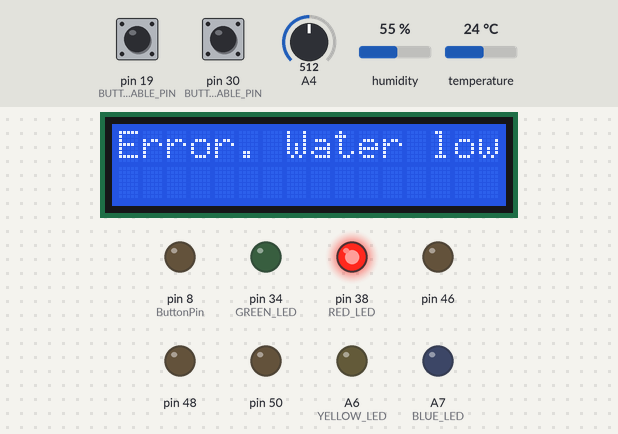
A sketch run on a simulated Arduino Mega 2560, built with avr-gcc and run on an emulated ATmega2560. On the bench: 16×2 character LCD, output pins drawn as LEDs (lit = HIGH). The inputs (shaded band) are chosen by the test bench; at power-on: A4 = 512, pin 30 (BUTTON_DISABLE_PIN) LOW, pin 19 (BUTTON_ENABLE_PIN) LOW, humidity 55 %, temperature 24 °C. The local clock reads 2024-03-15 10:24:30 at power-on unless the sketch sets it; what the sketch prints to the serial monitor is not drawn.

Above: at 1.2 s.
1.3 s: A4 set to 684
2.8 s: A4 set to 716
At 4.6 s:
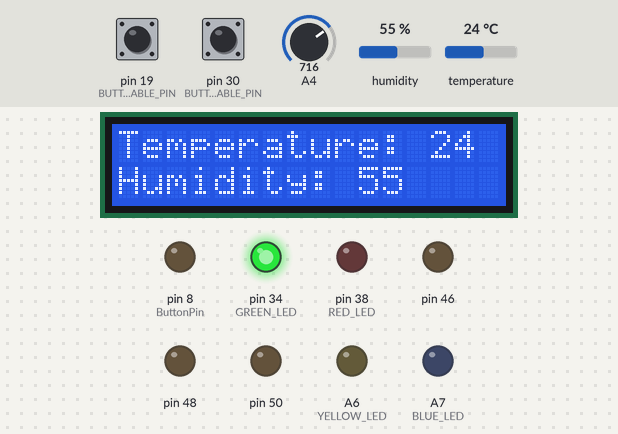
4.9 s: pin 30 (BUTTON_DISABLE_PIN) pulled HIGH for 0.15 s
At 6.0 s:
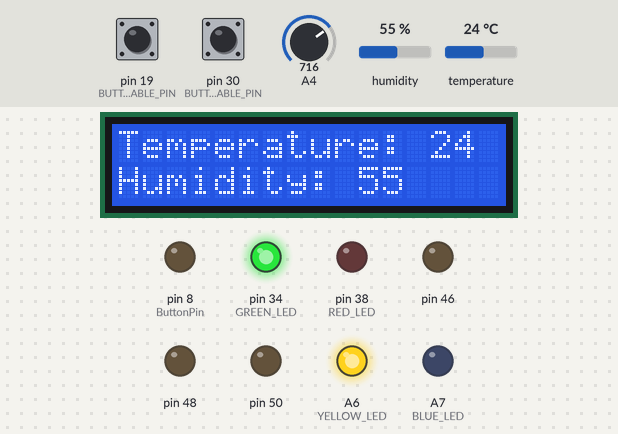
6.5 s: pin 19 (BUTTON_ENABLE_PIN) pulled HIGH for 0.15 s
At 7.5 s:
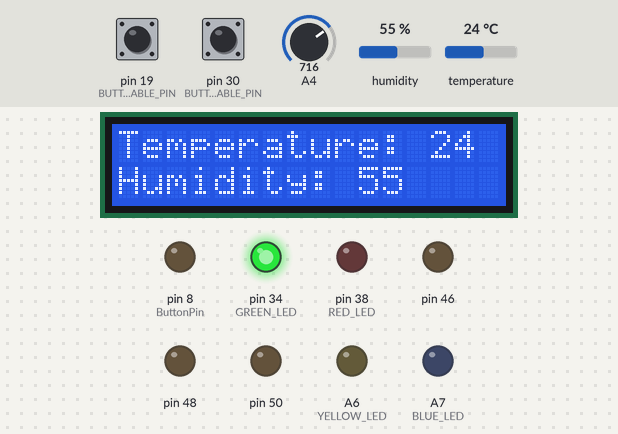
8.1 s: pin 30 (BUTTON_DISABLE_PIN) pulled HIGH for 1 s
At 9.4 s:
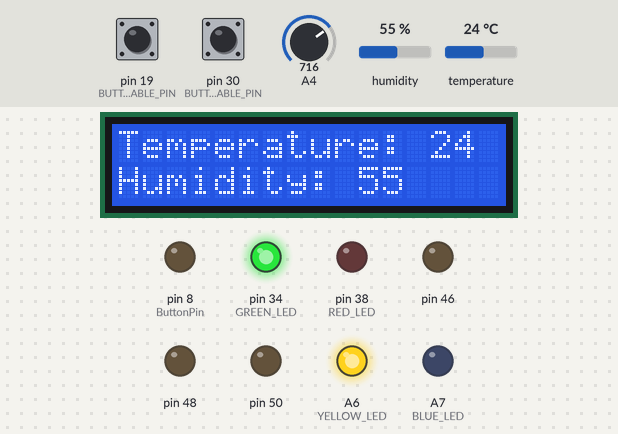
Timing chart, 0 to 11.1 s (numbered marks = the images above; inputs shaded):
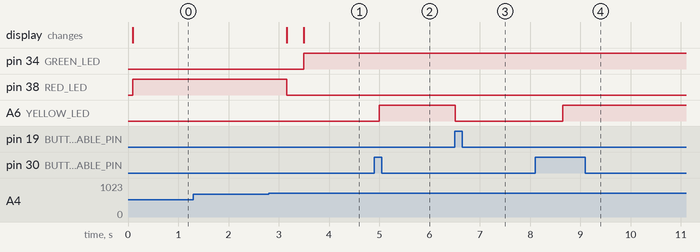

Measured:
- the behaviour switches between 700 and 701 on A4 (found by bisection; images 0 and 1)
- after the input at 1.3 s, every drawn part: stays the same
- after the input at 2.8 s, pin 34 (GREEN_LED): LOW → HIGH after 0.69 s; pin 38 (RED_LED): HIGH → LOW after 0.36 s; the display: first changes after 0.36 s (image 1 shows a later state)
- after the input at 4.9 s, A6 (YELLOW_LED): LOW → HIGH after 0.10 s
- after the input at 6.5 s, A6 (YELLOW_LED): HIGH → LOW at once
- after the input at 8.1 s, A6 (YELLOW_LED): LOW → HIGH after 0.55 s

The sketch:

Part2.ino
```cpp
#include <LiquidCrystal.h>
#include <Stepper.h>
#include <DFRobot_DHT11.h>
#include <RTClib.h>

#define STEPS 500
#define DHT11_PIN 52
#define DHTTYPE DHT11

class WaterLevelSensor;
class FanMotor;
class SwampCooler;

//pins
const int ButtonPin = 8;

const int LCD_RS = 2;
const int LCD_E = 3;
const int LCD_D4 = 4;
const int LCD_D5 = 5;
const int LCD_D6 = 6;
const int LCD_D7 = 7;

const int STEPPER_N1 = 10;
const int STEPPER_N2 = 11;
const int STEPPER_N3 = 12;
const int STEPPER_N4 = 13;

const int FAN_ENABLE = 46;
const int FAN_DIRA = 48;
const int FAN_DIRB = 50;

const int SENSOR_PIN = B00000100;

const int BUTTON_DISABLE_PIN = 30;
const int BUTTON_ENABLE_PIN = 19;

const int GREEN_LED = 34;
const int RED_LED = 38;
const int YELLOW_LED = A6;
const int BLUE_LED = A7;

//state
int buttonState = 0;

//Modules
//LiquidCrystal lcd(LCD_RS, LCD_E, LCD_D4, LCD_D5, LCD_D6, LCD_D7);
//Stepper stepper(STEPS, STEPPER_N1, STEPPER_N2, STEPPER_N3, STEPPER_N4);

class WaterLevelSensor {

  private:
    int myPin;

  public:
    WaterLevelSensor(int pin) : myPin(pin) {}
    int getReading() {
      int ans = 0;

      ADMUX |= myPin; // Read pin
      ADMUX |= B11000000; //REFS1 and REFS0 to 1 to read from internal volt reference
      ADCSRA |= B11000000; //ADEN and ADSC set to 1 to begin conversion

      while (bit_is_set(ADCSRA, ADCSRA >> 6)); // wait for conversion to finish

      ans = ADCL | (ADCH << 8);

      return ans;
    }
};

class FanMotor {

    public:
      FanMotor(){
        DDRL |= B00001010;
        DDRB |= B00001000;}
      void turnOn()
      {
          PORTL |= B00001010;
          PORTB &= !B00000000;
      }
      void turnOff()
      {
        PORTL &= !B00000010;
      }


  };

LiquidCrystal lcd(LCD_RS, LCD_E, LCD_D4, LCD_D5, LCD_D6, LCD_D7);
Stepper stepper(STEPS, STEPPER_N1, STEPPER_N2, STEPPER_N3, STEPPER_N4);
DFRobot_DHT11 DHT;
FanMotor fan;
WaterLevelSensor sensor(SENSOR_PIN);
RTC_DS1307 rtc;

char currState = 'I';
unsigned long timeElapsed = millis();
bool isStarting = true;
volatile int buttonFlag;

 void ISR_Enable()
{
  buttonFlag = 1;
}

char daysOfTheWeek[7][12] = {"Sunday", "Monday", "Tuesday", "Wednesday", "Thursday", "Friday", "Saturday"};

void setup() {

  pinMode(BUTTON_DISABLE_PIN, INPUT);
  pinMode(BUTTON_ENABLE_PIN, INPUT);
  pinMode(GREEN_LED, OUTPUT);
  pinMode(RED_LED, OUTPUT);
  pinMode(YELLOW_LED, OUTPUT);
  pinMode(BLUE_LED, OUTPUT);

  attachInterrupt(digitalPinToInterrupt(BUTTON_ENABLE_PIN), ISR_Enable, HIGH);


  DDRH |= B00100000;

  lcd.begin(16, 2);
  stepper.setSpeed(30);

  Serial.begin(9600);
  if (! rtc.begin()) {
    Serial.println("Couldn't find RTC");
    Serial.flush();
    while (1) delay(10);
    }

  if (! rtc.isrunning()) {
    Serial.println("RTC is NOT running, let's set the time!");
    rtc.adjust(DateTime(F(__DATE__), F(__TIME__)));
    }
}

void loop()
{
    DateTime now = rtc.now();
    int value = sensor.getReading();

    if (digitalRead(BUTTON_DISABLE_PIN) == HIGH)
    {
      Serial.print("Disabled state entered at: ");
      Serial.print(now.year(), DEC);
      Serial.print('/');
      Serial.print(now.month(), DEC);
      Serial.print('/');
      Serial.print(now.day(), DEC);
      Serial.print(' ');
      Serial.print(now.hour(), DEC);
      Serial.print(':');
      Serial.print(now.minute(), DEC);
      Serial.println();

      currState = 'D';
    }


    if (currState != 'D')
    {
      digitalWrite(YELLOW_LED, LOW);

      if (millis() - timeElapsed >= 60000 || isStarting == true)
      {

        if (isStarting == true) {isStarting = false;}
        DHT.read(DHT11_PIN);

        lcd.setCursor(0,0);
        lcd.print("Temperature: ");
        lcd.print(DHT.temperature);
        lcd.setCursor(0,1);
        lcd.print("Humidity: ");
        lcd.print(DHT.humidity);
        timeElapsed = millis();
      }

//        DHT.read(DHT11_PIN);
//
//        lcd.setCursor(0,0);
//        lcd.print("Temperature: ");
//        lcd.print(DHT.temperature);
//        lcd.setCursor(0,1);
//        lcd.print("Humidity: ");
//        lcd.print(DHT.humidity);


      if (currState == 'I')
      {

        fan.turnOff();

        digitalWrite(GREEN_LED, HIGH);

        if (value <= 700)
        {

          Serial.print("Error state entered at: ");
          Serial.print(now.year(), DEC);
          Serial.print('/');
          Serial.print(now.month(), DEC);
          Serial.print('/');
          Serial.print(now.day(), DEC);
          Serial.print(' ');
          Serial.print(now.hour(), DEC);
          Serial.print(':');
          Serial.print(now.minute(), DEC);
          Serial.println();
          digitalWrite(GREEN_LED, LOW);
          currState = 'E';

        }

        if (currState == 'I' && DHT.temperature >= 28)
        {
          Serial.print("Running state entered at: ");
          Serial.print(now.year(), DEC);
          Serial.print('/');
          Serial.print(now.month(), DEC);
          Serial.print('/');
          Serial.print(now.day(), DEC);
          Serial.print(' ');
          Serial.print(now.hour(), DEC);
          Serial.print(':');
          Serial.print(now.minute(), DEC);
          Serial.println();
          digitalWrite(GREEN_LED, LOW);
          currState = 'R';
        }
      }

      if (currState == 'E')
      {

        lcd.setCursor(0,0);
        lcd.print("Error. Water low");
        lcd.setCursor(0,1);
        lcd.print("                ");

        digitalWrite(RED_LED, HIGH);
        fan.turnOff();

        if (value > 700)
        {
          currState = 'I';

          Serial.print("Idle state entered at: ");
          Serial.print(now.year(), DEC);
          Serial.print('/');
          Serial.print(now.month(), DEC);
          Serial.print('/');
          Serial.print(now.day(), DEC);
          Serial.print(' ');
          Serial.print(now.hour(), DEC);
          Serial.print(':');
          Serial.print(now.minute(), DEC);
          Serial.println();
          digitalWrite(RED_LED, LOW);
          isStarting = true;

          lcd.clear();
        }
      }

      if (currState == 'R')
      {
        fan.turnOn();

        digitalWrite(BLUE_LED, HIGH);


        if (value <= 700)
        {

          Serial.print("Error state entered at: ");
          Serial.print(now.year(), DEC);
          Serial.print('/');
          Serial.print(now.month(), DEC);
          Serial.print('/');
          Serial.print(now.day(), DEC);
          Serial.print(' ');
          Serial.print(now.hour(), DEC);
          Serial.print(':');
          Serial.print(now.minute(), DEC);
          Serial.println();
          digitalWrite(GREEN_LED, LOW);
          currState = 'E';

          digitalWrite(BLUE_LED, LOW);

        }

        if (currState == 'R' && DHT.temperature < 28)
        {
          currState = 'I';

          Serial.print("Idle state entered at: ");
          Serial.print(now.year(), DEC);
          Serial.print('/');
          Serial.print(now.month(), DEC);
          Serial.print('/');
          Serial.print(now.day(), DEC);
          Serial.print(' ');
          Serial.print(now.hour(), DEC);
          Serial.print(':');
          Serial.print(now.minute(), DEC);
          Serial.println();
          digitalWrite(BLUE_LED, LOW);
        }
      }
    }
    else
    {
      digitalWrite(YELLOW_LED, HIGH);

      if (buttonFlag)
      {
        buttonFlag = 0;
        digitalWrite(YELLOW_LED, LOW);
        currState = 'I';
        isStarting = true;
      }
    }

    buttonState = (PINH & B00100000) >> 5;

    if (buttonState == HIGH)
    {
      stepper.step(100);
      Serial.print("Stepper Motor changed on : " );
      Serial.print(now.year(), DEC);
      Serial.print('/');
      Serial.print(now.month(), DEC);
      Serial.print('/');
      Serial.print(now.day(), DEC);
      Serial.print(' ');
      Serial.print(now.hour(), DEC);
      Serial.print(':');
      Serial.print(now.minute(), DEC);
      Serial.println();
    }


  delay(300);

  }
```
